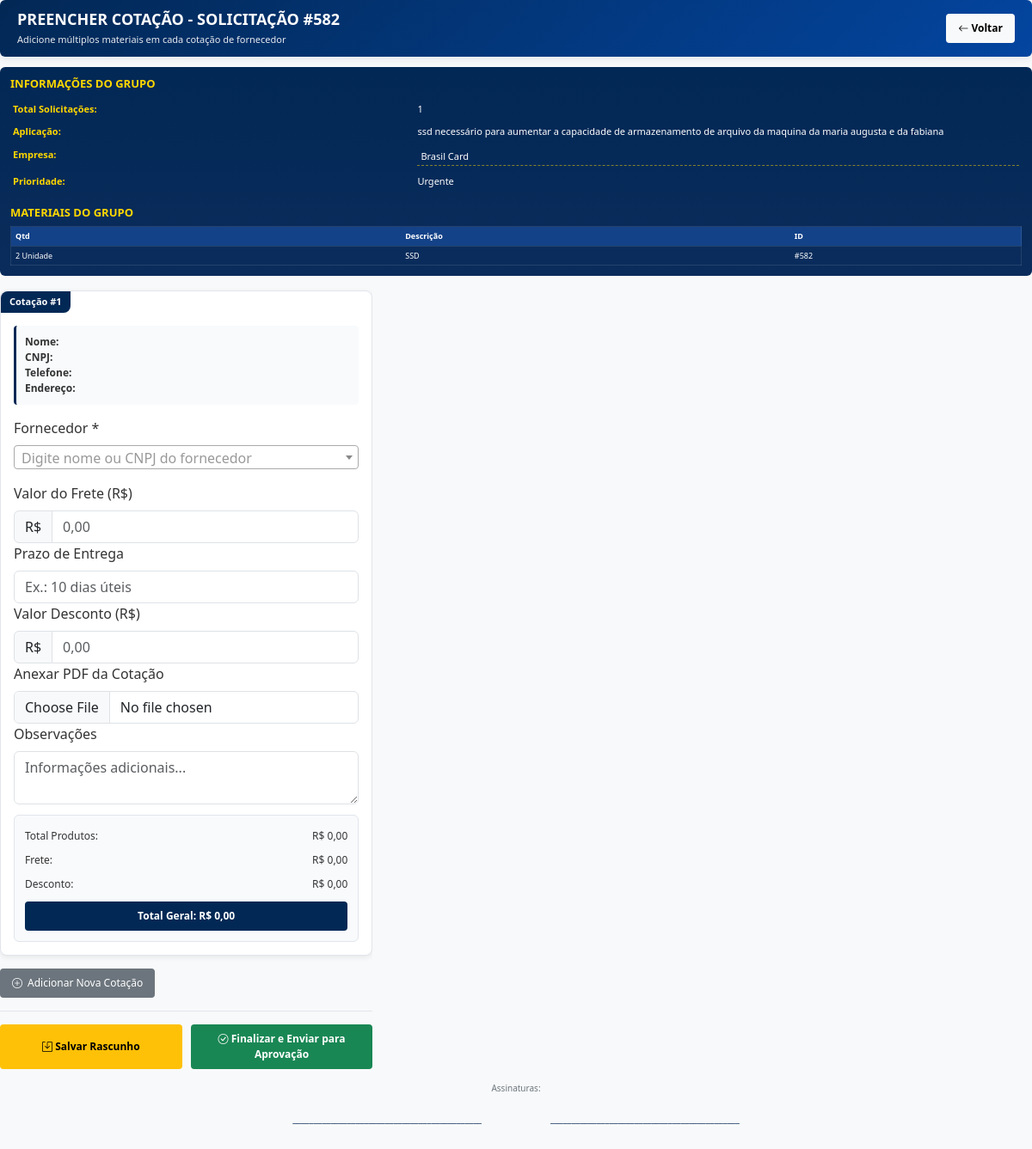
/preencher_solicitacao/582 (signed in), run on the app's committed database.
### app.py (models this page shows, shortened)
class SolicitacoesCompra(db.Model):
    __tablename__ = 'SolicitacoesCompra'
    id = db.Column(db.Integer, primary_key=True)
    cod_material = db.Column(db.Integer, db.ForeignKey('Materiais.CodMaterial'), nullable=False)
    especificacao = db.Column(db.Text, nullable=False)
    quantidade = db.Column(db.String(20), nullable=False)
    unidade_medida = db.Column(db.String(20), nullable=False, default='Unidade')
    aplicacao = db.Column(db.Text, nullable=True)  # Aplicação específica do item
    aplicacao_geral = db.Column(db.Text, nullable=True)  # NOVA COLUNA: Aplicação geral do formulário
    empresa = db.Column(db.Text, nullable=False)
    data_solicitacao = db.Column(db.DateTime, nullable=False, default=get_local_time)
    usuario = db.Column(db.Text, nullable=False)
    foto_path = db.Column(db.Text, nullable=True)
    marca = db.Column(db.Text, nullable=True)
    ativo = db.Column(db.String(3), nullable=False)
    nome_ativo = db.Column(db.Text, nullable=True)
    prioridade = db.Column(db.String(20), nullable=False, default='Programado')
    status_aprovacao = db.Column(db.String(20), nullable=True, default=None)
    observacoes_col = db.Column(db.Text, nullable=True)
    material = db.relationship('Materiais', backref='solicitacoes')
    comprador_atribuido = db.Column(db.Text, nullable=True)  # Novo campo

class Materiais(db.Model):
    __tablename__ = 'Materiais'
    CodMaterial = db.Column(db.Integer, primary_key=True, autoincrement=True)
    DescricaoMaterial = db.Column(db.Text, nullable=False)
    Empresa = db.Column(db.Text, nullable=False)
    Aplicacao = db.Column(db.Text, nullable=False)
    QuantidadeEstoque = db.Column(db.Integer, default=0)
    Fornecedor = db.Column(db.Text)
    NumeroNF = db.Column(db.Text)
    FatorConsumo = db.Column(db.Float, nullable=True, default=0.0)
    Ativo = db.Column(db.Boolean, default=False)

### app.py (the view, shortened to what this page needs)
@routes_bp.route('/preencher_solicitacao/<int:id>', methods=['GET', 'POST'])
def preencher_solicitacao(id):
    if 'usuario' not in session:
        flash('Acesso não autorizado', 'error')
        return redirect(url_for('routes_bp.login'))
    def converter_quantidade_para_float(quantidade):
        """Converte quantidade para float, seja string ou número"""
        if quantidade is None:
            return 0.0
        if isinstance(quantidade, (int, float)):
            return float(quantidade)
        try:
            qtd_str = str(quantidade).strip().replace(',', '.')
            import re
            qtd_str = re.sub(r'[^\d.]', '', qtd_str)
            partes = qtd_str.split('.')
            if len(partes) > 2:
                qtd_str = partes[0] + '.' + ''.join(partes[1:])
            return float(qtd_str) if qtd_str else 0.0
        except (ValueError, TypeError):
            return 0.0
    def parse_br_currency_final(value_str):
        if not value_str or value_str == '':
            return 0.0
        valor = str(value_str)
        valor = valor.strip()
        valor = valor.replace('R$', '').replace('r$', '').strip()
        import re
        valor = re.sub(r'[^\d,\.\-]', '', valor)
        if not valor or valor == '-':
            return 0.0
        negativo = False
        if valor.startswith('-'):
            negativo = True
            valor = valor[1:]
        if valor == '' or valor == '0' or valor == '0,00' or valor == '0.00':
            return 0.0
        try:
            if ',' not in valor and '.' not in valor:
                resultado = float(valor)
            else:
                num_virgulas = valor.count(',')
                num_pontos = valor.count('.')
                if num_pontos >= 1 and num_virgulas == 1:
                    valor_sem_pontos = valor.replace('.', '')
                    valor_final = valor_sem_pontos.replace(',', '.')
                    resultado = float(valor_final)
                elif num_virgulas == 1 and num_pontos == 0:
                    partes = valor.split(',')
                    if len(partes) == 2:
                        resultado = float(f"{partes[0]}.{partes[1]}")
                    else:
                        resultado = float(valor.replace(',', '.'))
                elif num_pontos == 1 and num_virgulas == 0:
                    resultado = float(valor)
                elif num_virgulas >= 1 and num_pontos == 1:
                    valor_sem_virgulas = valor.replace(',', '')
                    resultado = float(valor_sem_virgulas)
                else:
                    valor_limpo = valor.replace('.', '').replace(',', '')
                    resultado = float(valor_limpo)
        except ValueError:
            resultado = 0.0
        if negativo:
            resultado = -resultado
        return resultado
    grupo_ids_param = request.args.get('grupo_ids', '')
    grupo_ids = []
    modo_grupo = False
    solicitacoes_grupo = []
    solicitacao = SolicitacoesCompra.query.get_or_404(id)
    if modo_grupo and id not in grupo_ids:
        if solicitacao not in solicitacoes_grupo:
            solicitacoes_grupo.append(solicitacao)
            grupo_ids.append(id)
    todas_solicitacoes = solicitacoes_grupo if modo_grupo else [solicitacao]
    todas_solicitacoes_ids = [s.id for s in todas_solicitacoes]
    if modo_grupo:
        cotacoes_raw = SolicitacoesPreenchidas.query.filter(
            SolicitacoesPreenchidas.solicitacao_id.in_(grupo_ids),
            SolicitacoesPreenchidas.status == 'Rascunho'
        ).order_by(SolicitacoesPreenchidas.fornecedor_id, SolicitacoesPreenchidas.solicitacao_id).all()
    else:
        cotacoes_raw = SolicitacoesPreenchidas.query.filter_by(
            solicitacao_id=id,
            status='Rascunho'
        ).order_by(SolicitacoesPreenchidas.fornecedor_id).all()
    cotacoes_por_fornecedor = {}
    for c in cotacoes_raw:
        if c.fornecedor_id not in cotacoes_por_fornecedor:
            cotacoes_por_fornecedor[c.fornecedor_id] = []
        cotacoes_por_fornecedor[c.fornecedor_id].append(c)
    cotacoes_estruturadas = []
    if not cotacoes_estruturadas:
        cotacoes_estruturadas = [{
            'fornecedor_id': None,
            'fornecedor_nome_fantasia': '',
            'fornecedor_cnpj': '',
            'fornecedor_telefone': '',
            'fornecedor_endereco': '',
            'valor_frete': None,
            'prazo_entrega': '',
            'condicao_pagamento': '',
            'observacoes': '',
            'pdf_path': None,
            'desconto': 0.0,
            'materiais': []
        }]
    return render_template(
        'preencher_solicitacao.html',
        solicitacao=solicitacao,
        solicitacoes_grupo=todas_solicitacoes,
        cotacoes_salvas=cotacoes_estruturadas,
        modo_grupo=modo_grupo,
        grupo_ids=grupo_ids_param
    )

### templates/preencher_solicitacao.html (shortened to what this page needs)
<!DOCTYPE html>
<html lang="pt-br">
<head>
    <link href="https://cdn.jsdelivr.net/npm/bootstrap@5.3.0/dist/css/bootstrap.min.css" rel="stylesheet">
    <link href="https://cdn.jsdelivr.net/npm/select2@4.1.0-rc.0/dist/css/select2.min.css" rel="stylesheet">
    <link href="https://cdn.jsdelivr.net/npm/bootstrap-icons@1.10.0/font/bootstrap-icons.css" rel="stylesheet">
</head>
<body>
    <div class="header">
        <div class="d-flex justify-content-between align-items-center">
            <div>
                <h1>
                    {% if modo_grupo %}
                    PREENCHER COTAÇÃO - GRUPO ({{ solicitacoes_grupo|length }} SOLICITAÇÕES)
                    {% else %}
                    PREENCHER COTAÇÃO - SOLICITAÇÃO #{{ solicitacao.id }}
                    {% endif %}
                </h1>
                <p>
                    {% if modo_grupo %}
                    Agrupamento por aplicação: {{ solicitacoes_grupo[0].aplicacao or solicitacoes_grupo[0].material.Aplicacao or 'Sem Aplicação' }}
                    {% else %}
                    Adicione múltiplos materiais em cada cotação de fornecedor
                    {% endif %}
                </p>
            </div>
            <div class="d-flex gap-2">
                <a href="{{ url_for('routes_bp.listar_solicitacoes_comprador') }}" class="btn btn-light btn-sm">
                    <i class="bi bi-arrow-left"></i> Voltar
                </a>
            </div>
        </div>
    </div>
    <form method="POST" action="{{ url_for('routes_bp.preencher_solicitacao', id=solicitacao.id) }}{% if grupo_ids %}?grupo_ids={{ grupo_ids }}{% endif %}" enctype="multipart/form-data" id="cotacoes-form">
        <div class="main-container">
            <div class="left-column">
                <div>
                    <h2>INFORMAÇÕES DO GRUPO</h2>
                    <table class="info-pedido">
                        <tr><td class="label">Total Solicitações:</td><td class="value">{{ solicitacoes_grupo|length if modo_grupo else 1 }}</td></tr>
                        <tr><td class="label">Aplicação:</td><td class="value">{{ solicitacoes_grupo[0].aplicacao or solicitacoes_grupo[0].material.Aplicacao or 'Sem Aplicação' if modo_grupo else solicitacao.aplicacao or solicitacao.material.Aplicacao or '-' }}</td></tr>
                        <tr><td class="label">Empresa:</td><td class="value cell-editavel"><input type="text" class="campo-editavel-empresa" value="{{ solicitacoes_grupo[0].empresa if modo_grupo else solicitacao.empresa }}" placeholder="Nome da empresa"></td></tr>
                        <tr><td class="label">Prioridade:</td><td class="value">{{ solicitacoes_grupo[0].prioridade if modo_grupo else solicitacao.prioridade }}</td></tr>
                    </table>
                    <h2 style="margin-top: 15px;">MATERIAIS DO GRUPO</h2>
                    <div class="mini-table-container">
                        <table class="mini-table">
                            <thead><tr><th class="qtd">Qtd</th><th>Descrição</th><th class="ativo">ID</th></tr></thead>
                            <tbody>
                                {% for sol in (solicitacoes_grupo if modo_grupo else [solicitacao]) %}
                                <tr>
                                    <td class="qtd">{{ sol.quantidade }} {{ sol.unidade_medida | default('un', true) }}</td>
                                    <td class="desc" title="{{ sol.material.DescricaoMaterial }}">{{ sol.material.DescricaoMaterial|truncate(38, true, '...') }}</td>
                                    <td class="ativo">#{{ sol.id }}</td>
                                </tr>
                                {% endfor %}
                            </tbody>
                        </table>
                    </div>
                </div>
            </div>
            <div class="right-column cotacoes-container">
                <div id="cotacoes-dinamicas" class="cotacoes-dinamicas">
                    {% set total_cotacoes = cotacoes_salvas|length if cotacoes_salvas else 1 %}
                    {% for i in range(total_cotacoes) %}
                    {% set cotacao_num = loop.index %}
                    {% set cotacao = cotacoes_salvas[i] if cotacoes_salvas and i < cotacoes_salvas|length else None %}
                    <div class="cotacao-card" id="cotacao-{{ cotacao_num }}" data-cotacao-numero="Cotação #{{ cotacao_num }}" {% if cotacao and cotacao.fornecedor_id %}data-fornecedor-id="{{ cotacao.fornecedor_id }}"{% endif %}>
                        <div class="fornecedor-info">
                            <div><strong>Nome:</strong> <span class="fornecedor-nome-display" data-cotacao="{{ cotacao_num }}">{{ cotacao.fornecedor_nome_fantasia if cotacao else '' }}</span></div>
                            <div><strong>CNPJ:</strong> <span class="fornecedor-cnpj-display" data-cotacao="{{ cotacao_num }}">{{ cotacao.fornecedor_cnpj if cotacao else '' }}</span></div>
                            <div><strong>Telefone:</strong> <span class="fornecedor-telefone-display" data-cotacao="{{ cotacao_num }}">{{ cotacao.fornecedor_telefone if cotacao else '' }}</span></div>
                            <div><strong>Endereço:</strong> <span class="fornecedor-endereco-display" data-cotacao="{{ cotacao_num }}">{{ cotacao.fornecedor_endereco if cotacao else '' }}</span></div>
                        </div>
                        <div class="cotacao-form">
                            <div class="form-group">
                                <label class="form-label">Fornecedor *</label>
                            </div>
                        </div>
                        <div class="cotacao-form mt-3">
                            <div class="form-group">
                                <label class="form-label">Valor do Frete (R$)</label>
                                <div class="input-group">
                                    <span class="input-group-text">R$</span>
                                    <input type="text" class="form-control valor-frete" id="valor_frete_{{ cotacao_num }}" name="valor_frete[]" placeholder="0,00" value="">
                                </div>
                            </div>
                            <div class="form-group">
                                <label class="form-label">Prazo de Entrega</label>
                                <input type="text" class="form-control" id="prazo_entrega_{{ cotacao_num }}" name="prazo_entrega[]" placeholder="Ex.: 10 dias úteis" value="{{ cotacao.prazo_entrega if cotacao else '' }}">
                            </div>
                            <div class="form-group">
                                <label class="form-label">Valor Desconto (R$)</label>
                                <div class="input-group">
                                    <span class="input-group-text">R$</span>
                                    <input type="text" class="form-control" id="desconto_{{ cotacao_num }}" name="desconto[]" placeholder="0,00" value="">
                                </div>
                            </div>
                            <div class="form-group">
                                <label class="form-label">Anexar PDF da Cotação</label>
                                <input type="file" class="form-control" id="pdf_file_{{ cotacao_num }}" name="pdf_file[]" accept=".pdf">
                            </div>
                            <div class="form-group">
                                <label class="form-label">Observações</label>
                                <textarea class="form-control" id="observacao_{{ cotacao_num }}" name="observacao[]" rows="2" placeholder="Informações adicionais...">{{ cotacao.observacoes if cotacao else '' }}</textarea>
                            </div>
                        </div>
                        <div class="total-fornecedor">
                            <div class="total-line"><span>Total Produtos:</span><span class="total-produtos" id="total-produtos-{{ cotacao_num }}">R$ 0,00</span></div>
                            <div class="total-line frete-line"><span>Frete:</span><span class="total-frete-display" id="total-frete-display-{{ cotacao_num }}">R$ 0,00</span></div>
                            <div class="total-line desconto-line"><span>Desconto:</span><span class="total-desconto-display" id="total-desconto-display-{{ cotacao_num }}">R$ 0,00</span></div>
                            <div class="total-geral-fornecedor" id="total-geral-fornecedor-{{ cotacao_num }}">Total Geral: R$ 0,00</div>
                        </div>
                    </div>
                    {% endfor %}
                </div>
                <div class="add-cotacao-container">
                    <button type="button" class="btn-add-cotacao" onclick="adicionarNovaCotacao()">
                        <i class="bi bi-plus-circle"></i> Adicionar Nova Cotação
                    </button>
                </div>
                <div class="action-buttons">
                    <button type="submit" name="salvar_rascunho" value="salvar_rascunho" class="btn btn-warning">
                        <i class="bi bi-save"></i> Salvar Rascunho
                    </button>
                    <button type="submit" name="salvar_finalizar" value="salvar_finalizar" class="btn btn-success">
                        <i class="bi bi-check-circle"></i> Finalizar e Enviar para Aprovação
                    </button>
                </div>
            </div>
        </div>
    </form>
    <div class="footer">
        <div>Assinaturas:</div>
        <div class="assinaturas">
            <div class="assinatura"><div class="linha-assinatura">_____________________________________________</div><p></p></div>
            <div class="assinatura"><div class="linha-assinatura">_____________________________________________</div><p></p></div>
        </div>
    </div>
</body>
</html>

### data on the page
SolicitacoesCompra: id "582", aplicacao "ssd necessário para aumentar a capacidade de armazenamento de arquivo da maquina da maria augusta e da fabiana", empresa "Brasil Card", prioridade "Urgente", quantidade "2", unidade_medida "Unidade", material.DescricaoMaterial "SSD"

### other printed values
{{ solicitacoes_grupo|length if modo_grupo else 1 }} "1"
